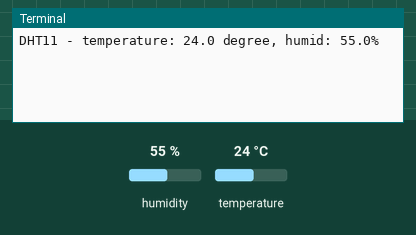
Simulated run of this program. Board: Raspberry Pi (BCM pin numbers). Shown: the last lines printed to the terminal. The inputs (shaded band) are chosen by the test bench; at power-on: humidity 55 %, temperature 24 °C.

Above: at 1.2 s.
1.3 s: humidity set to 22 %
At 2.0 s:
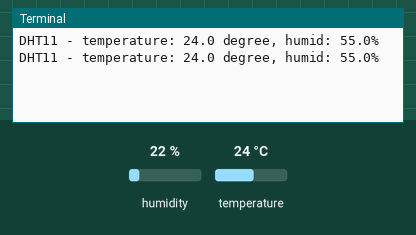
3.0 s: temperature set to 12 °C
At 4.5 s:
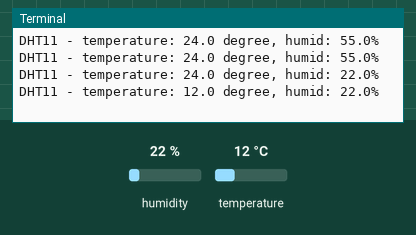
4.7 s: humidity set to 40 %
At 5.7 s:
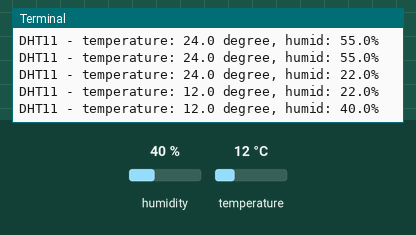
Timing chart, 0 to 7.7 s (numbered marks = the images above; inputs shaded):
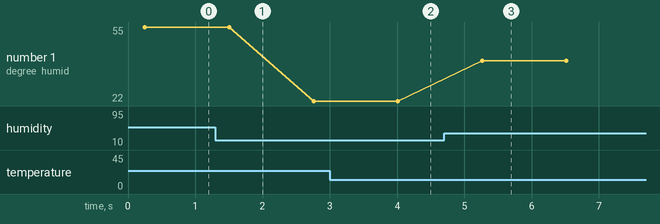

The program:

dht11.py
```python
#!/usr/bin/python
#---------------------------------------------------------------------
# dht11.py
# Read value of dht11 sensor
#
# Author : Phien Nguyen (Mark)
# Date   : 15 June 2025
#---------------------------------------------------------------------
import time
import board
import adafruit_dht


class DHT11:
    def __init__(self, board_pin):
        self.dht11 = adafruit_dht.DHT11(board_pin)

    def get_temperature(self):
        return self.dht11.temperature

    def get_humidity(self):
        return self.dht11.humidity


if __name__ == "__main__":
    # Connect dht11 to GPIO4 (pin 7)
    dht11 = DHT11(board.D4)

    while True:
        try:
            temp = dht11.dht11.temperature
            humid = dht11.dht11.humidity
            if temp is not None and humid is not None:
                print(f"DHT11 - temperature: {temp:.1f} degree, humid: {humid:.1f}%")
            else:
                print("Could not get temperature and humidity")
        except RuntimeError as e:
            print(f"RuntimeError: {e}")
        except Exception as e:
            print(f"Exception: {e}")

        time.sleep(1)
```

Measured:
- after the input at 3.0 s, the terminal: prints a new line after 1.0 s (image 2)
- after the input at 4.7 s, the terminal: prints a new line after 0.56 s (image 3)
- plotted number 1: 55 → 22 after the input at 1.3 s, 22 → 40 after the input at 4.7 s
